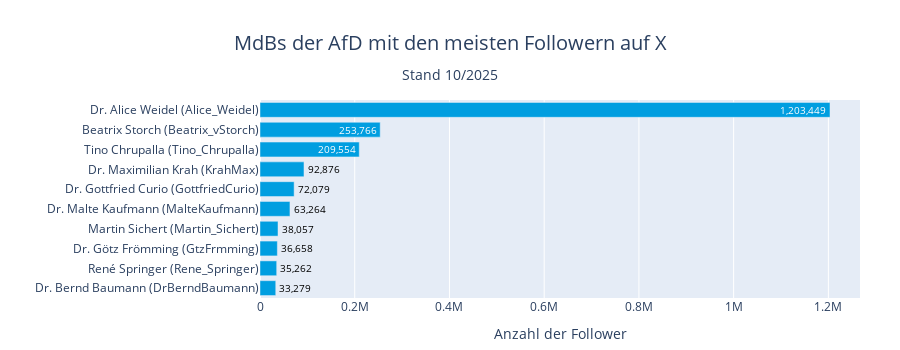

Write notebook code for a chart like this one.
### Code cell
plot_party_hbar(
    df_profiles[df_profiles["partei_kurz"]=="AFD"], 
    'username', 
    'followers_count', 
    top_n=10, 
    title='MdBs der AfD mit den meisten Followern auf X',
    x_label='Anzahl der Follower',
    save_name="top10_followers_afd",
)

### Figure 1 — Plotly figure (JSON) as saved in the notebook; plotly's stock layout.template omitted (floating-point values rounded to 4 significant figures)
{"data": [{"cliponaxis": false, "customdata": [["AFD", "Alice_Weidel", "Dr. Alice Weidel"], ["AFD", "Beatrix_vStorch", "Beatrix Storch"], ["AFD", "Tino_Chrupalla", "Tino Chrupalla"], ["AFD", "KrahMax", "Dr. Maximilian Krah"], ["AFD", "GottfriedCurio", "Dr. Gottfried Curio"], ["AFD", "MalteKaufmann", "Dr. Malte Kaufmann"], ["AFD", "Martin_Sichert", "Martin Sichert"], ["AFD", "GtzFrmming", "Dr. Götz Frömming"], ["AFD", "Rene_Springer", "René Springer"], ["AFD", "DrBerndBaumann", "Dr. Bernd Baumann"]], "hovertemplate": "Name: %{customdata[2]} (%{customdata[1]})<br>Anzahl der Follower: %{x:,.0f}<br>partei_kurz: %{customdata[0]}<extra></extra>", "insidetextanchor": "end", "marker": {"color": ["#009EE0", "#009EE0", "#009EE0", "#009EE0", "#009EE0", "#009EE0", "#009EE0", "#009EE0", "#009EE0", "#009EE0"]}, "orientation": "h", "text": ["1,203,449", "253,766", "209,554", "92,876", "72,079", "63,264", "38,057", "36,658", "35,262", "33,279"], "textfont": {"color": ["#FFFFFF", "#FFFFFF", "#FFFFFF", "#000000", "#000000", "#000000", "#000000", "#000000", "#000000", "#000000"]}, "textposition": ["inside", "inside", "inside", "outside", "outside", "outside", "outside", "outside", "outside", "outside"], "texttemplate": "%{text}", "type": "bar", "x": [1203449, 253766, 209554, 92876, 72079, 63264, 38057, 36658, 35262, 33279], "y": ["Dr. Alice Weidel (Alice_Weidel)", "Beatrix Storch (Beatrix_vStorch)", "Tino Chrupalla (Tino_Chrupalla)", "Dr. Maximilian Krah (KrahMax)", "Dr. Gottfried Curio (GottfriedCurio)", "Dr. Malte Kaufmann (MalteKaufmann)", "Martin Sichert (Martin_Sichert)", "Dr. Götz Frömming (GtzFrmming)", "René Springer (Rene_Springer)", "Dr. Bernd Baumann (DrBerndBaumann)"]}], "layout": {"bargap": 0.25, "height": 350, "margin": {"b": 10, "l": 10, "r": 40, "t": 100}, "title": {"font": {"size": 20}, "text": "MdBs der AfD mit den meisten Followern auf X<br><sub style='font-size:0.85em; line-height:0.5;'>Stand 10/2025</sub>", "x": 0.5, "xanchor": "center", "yanchor": "top", "yref": "container"}, "uniformtext": {"minsize": 8, "mode": "show"}, "xaxis": {"title": {"text": "Anzahl der Follower"}}, "yaxis": {"categoryarray": ["Dr. Bernd Baumann (DrBerndBaumann)", "René Springer (Rene_Springer)", "Dr. Götz Frömming (GtzFrmming)", "Martin Sichert (Martin_Sichert)", "Dr. Malte Kaufmann (MalteKaufmann)", "Dr. Gottfried Curio (GottfriedCurio)", "Dr. Maximilian Krah (KrahMax)", "Tino Chrupalla (Tino_Chrupalla)", "Beatrix Storch (Beatrix_vStorch)", "Dr. Alice Weidel (Alice_Weidel)"], "categoryorder": "array", "title": {"text": ""}}}}
